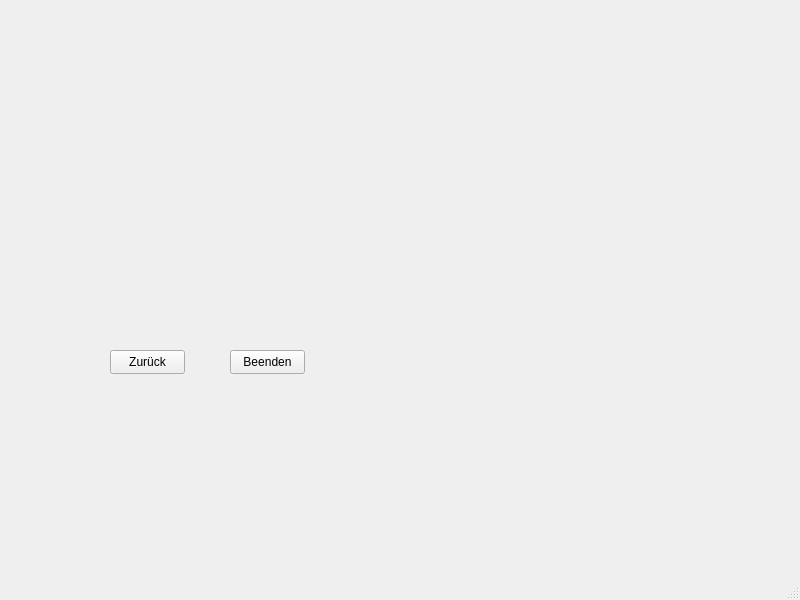
<?xml version="1.0" encoding="UTF-8"?>
<ui version="4.0">
 <class>fenster3</class>
 <widget class="QMainWindow" name="fenster3">
  <property name="geometry">
   <rect>
    <x>0</x>
    <y>0</y>
    <width>800</width>
    <height>600</height>
   </rect>
  </property>
  <property name="windowTitle">
   <string>MainWindow</string>
  </property>
  <widget class="QWidget" name="centralwidget">
   <widget class="QPushButton" name="pushButton">
    <property name="geometry">
     <rect>
      <x>230</x>
      <y>350</y>
      <width>75</width>
      <height>24</height>
     </rect>
    </property>
    <property name="text">
     <string>Beenden</string>
    </property>
   </widget>
   <widget class="QPushButton" name="pushButton_2">
    <property name="geometry">
     <rect>
      <x>110</x>
      <y>350</y>
      <width>75</width>
      <height>24</height>
     </rect>
    </property>
    <property name="text">
     <string>Zurück</string>
    </property>
   </widget>
  </widget>
  <widget class="QStatusBar" name="statusbar"/>
 </widget>
 <resources/>
 <connections>
  <connection>
   <sender>pushButton</sender>
   <signal>clicked()</signal>
   <receiver>fenster3</receiver>
   <slot>close()</slot>
   <hints>
    <hint type="sourcelabel">
     <x>267</x>
     <y>361</y>
    </hint>
    <hint type="destinationlabel">
     <x>399</x>
     <y>299</y>
    </hint>
   </hints>
  </connection>
  <connection>
   <sender>pushButton_2</sender>
   <signal>clicked()</signal>
   <receiver>fenster3</receiver>
   <slot>close()</slot>
   <hints>
    <hint type="sourcelabel">
     <x>147</x>
     <y>361</y>
    </hint>
    <hint type="destinationlabel">
     <x>399</x>
     <y>299</y>
    </hint>
   </hints>
  </connection>
 </connections>
</ui>
